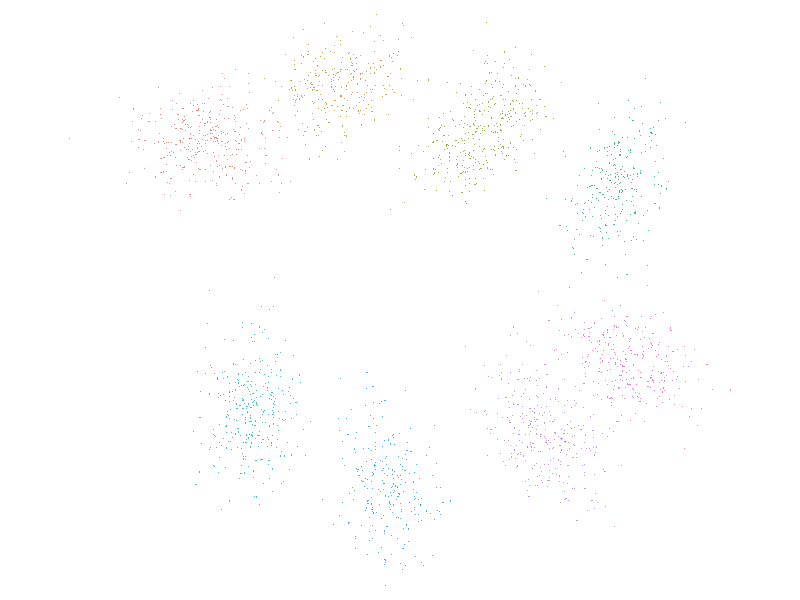
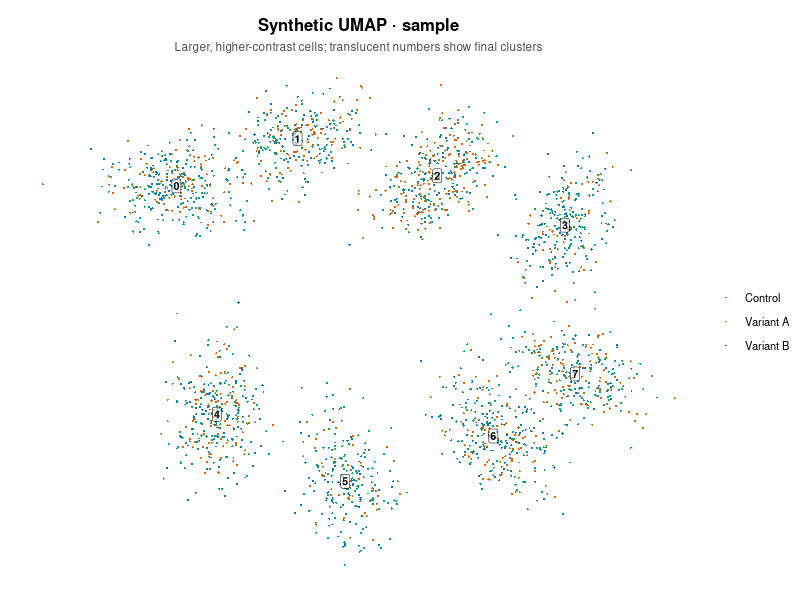
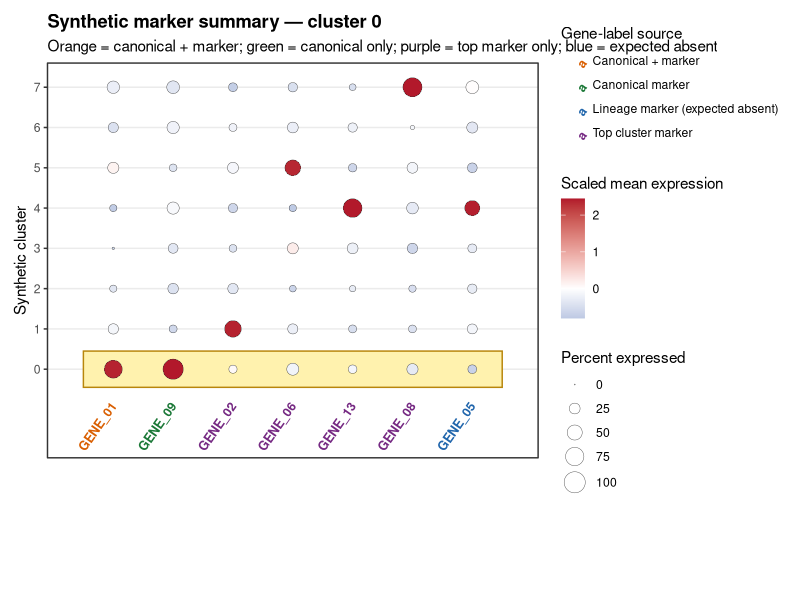
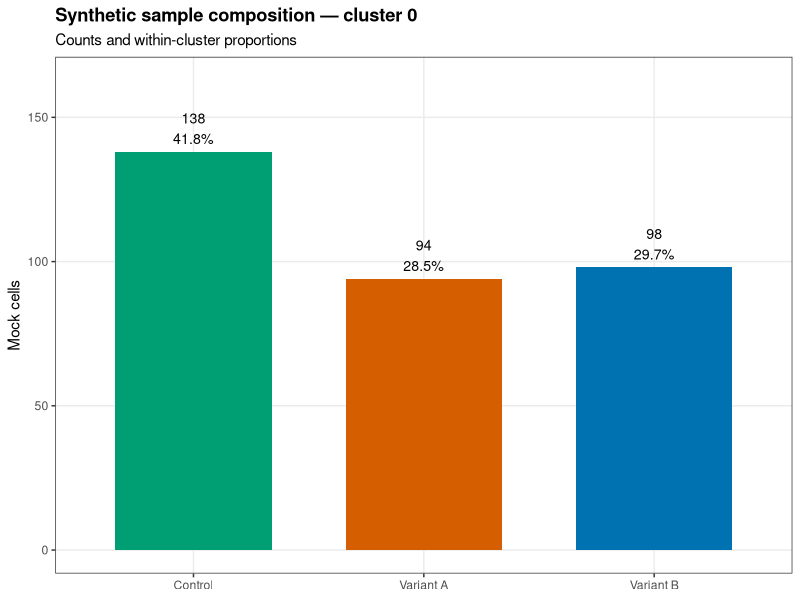
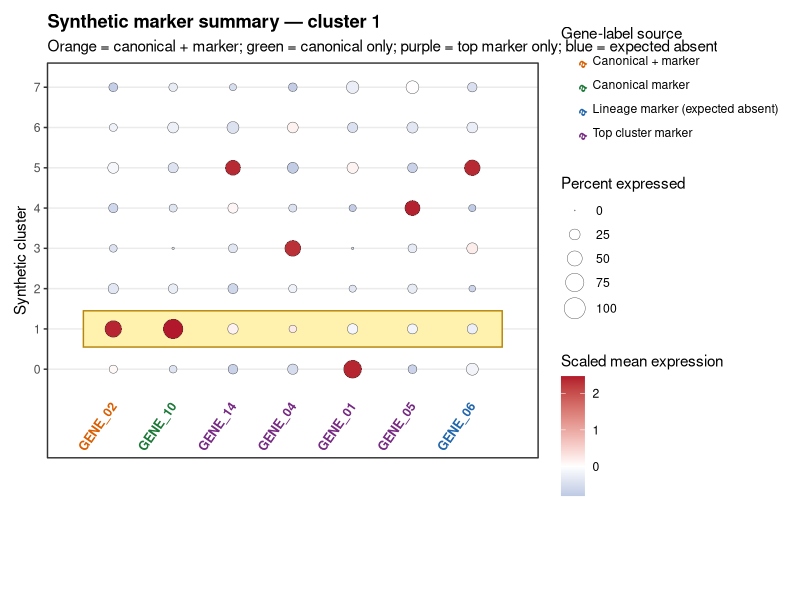
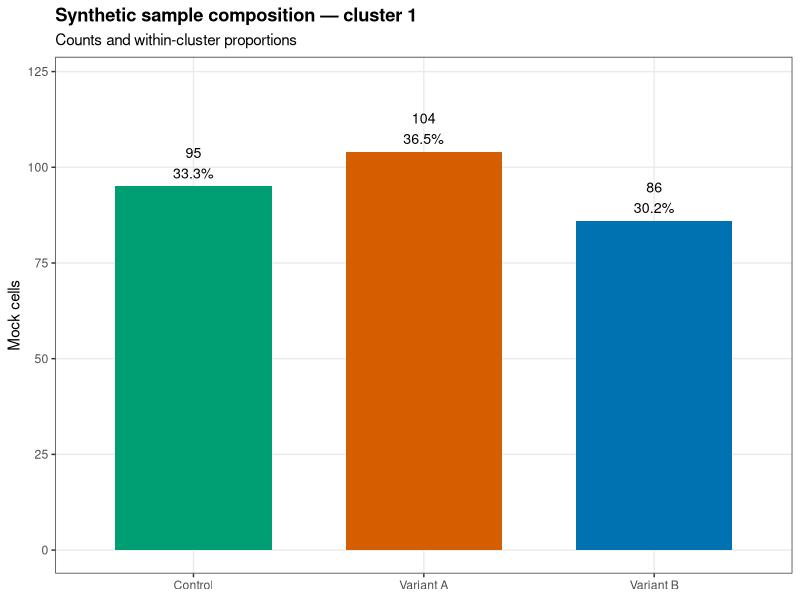
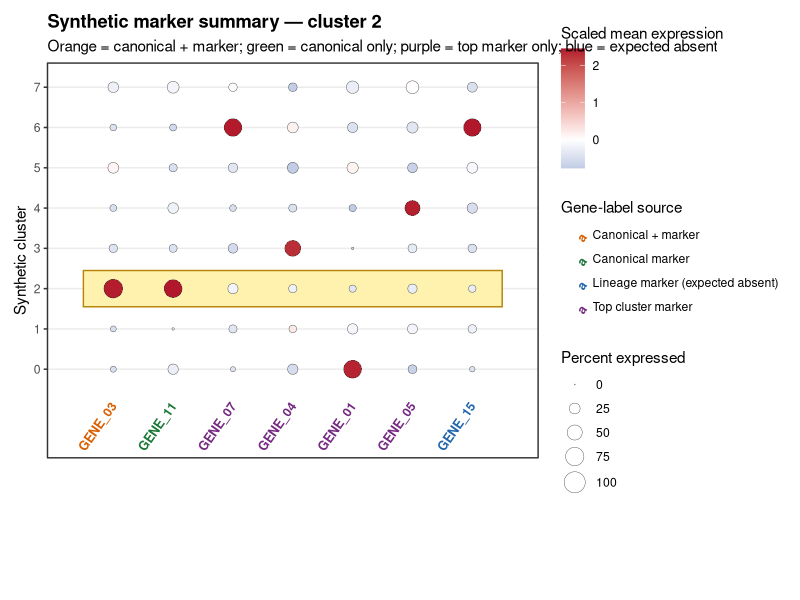
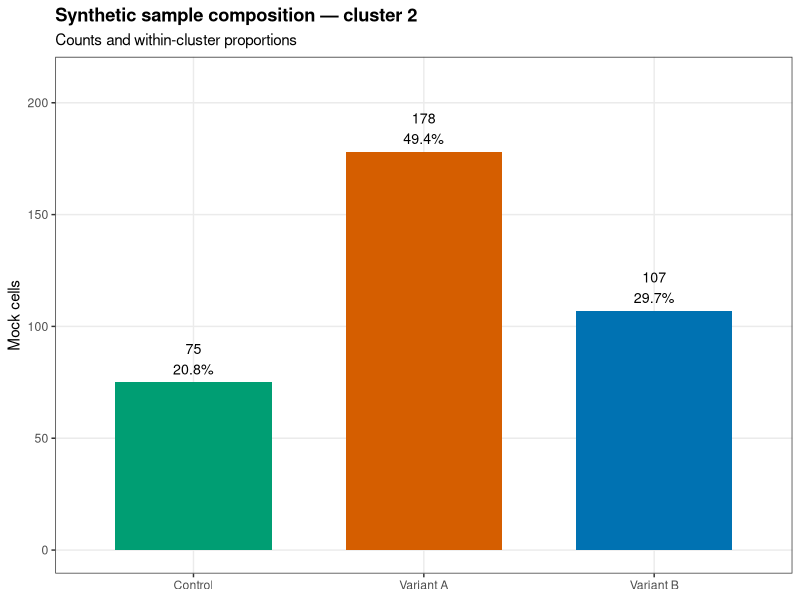

The R script that drew these images, in order: (Note: this script raises an error after producing the figures.)
#!/usr/bin/env Rscript
# Analysis purpose: Generate deterministic synthetic data and figures for the
# reusable interactive cluster-review report template.
# Inputs: none. Outputs: transparent CSV files in data/ and PNG files in figures/.
# Reproducibility: fixed seed 1263; no project expression or DE results are read.

suppressPackageStartupMessages({
  library(ggplot2)
  library(dplyr)
  library(tidyr)
  library(scales)
  library(ggrepel)
})

set.seed(1263)
data_dir <- "data"
figure_dir <- "figures"
dir.create(data_dir, recursive = TRUE, showWarnings = FALSE)
dir.create(figure_dir, recursive = TRUE, showWarnings = FALSE)

cluster_ids <- 0:7
cluster_names <- c(
  "State alpha", "State beta", "State gamma", "State delta",
  "State epsilon", "State zeta", "State eta", "State theta"
)
sample_names <- c("Control", "Variant A", "Variant B")
sample_colors <- c("Control" = "#009E73", "Variant A" = "#D55E00", "Variant B" = "#0072B2")
cluster_centers <- data.frame(
  cluster = cluster_ids,
  x = c(-5.2, -2.0, 1.5, 4.8, -4.1, -0.8, 3.0, 5.2),
  y = c(3.6, 4.9, 4.0, 2.8, -1.8, -3.6, -2.4, -1.0)
)
cluster_sizes <- c(330, 285, 360, 270, 315, 245, 310, 285)
sample_probabilities <- list(
  c(.45, .30, .25), c(.34, .37, .29), c(.25, .48, .27), c(.38, .24, .38),
  c(.31, .32, .37), c(.50, .22, .28), c(.28, .34, .38), c(.36, .41, .23)
)

cells <- bind_rows(lapply(seq_along(cluster_ids), function(i) {
  n <- cluster_sizes[i]
  angle <- (i - 1) * pi / 8
  z1 <- rnorm(n, sd = .86)
  z2 <- rnorm(n, sd = .55)
  data.frame(
    cluster = cluster_ids[i],
    UMAP_1 = cluster_centers$x[i] + cos(angle) * z1 - sin(angle) * z2,
    UMAP_2 = cluster_centers$y[i] + sin(angle) * z1 + cos(angle) * z2,
    sample = sample(sample_names, n, replace = TRUE, prob = sample_probabilities[[i]])
  )
}))
cells$cell_id <- sprintf("mock_cell_%05d", seq_len(nrow(cells)))
cells$batch <- ifelse(cells$sample == "Control", "Batch 1",
                      ifelse(cells$sample == "Variant A", "Batch 2", "Batch 3"))
cells <- cells[, c("cell_id", "UMAP_1", "UMAP_2", "cluster", "sample", "batch")]
write.csv(cells, gzfile(file.path(data_dir, "mock_cells.csv.gz")), row.names = FALSE)

# Use limits with the same aspect ratio as the PNG so normalized centroids align
# exactly with HTML circles laid over the raster image.
image_width <- 8
image_height <- 5.2
target_aspect <- image_width / image_height
xl <- range(cells$UMAP_1)
yl <- range(cells$UMAP_2)
xl <- mean(xl) + (xl - mean(xl)) * 1.05
yl <- mean(yl) + (yl - mean(yl)) * 1.05
if (diff(xl) / diff(yl) > target_aspect) {
  wanted_y <- diff(xl) / target_aspect
  yl <- mean(yl) + c(-.5, .5) * wanted_y
} else {
  wanted_x <- diff(yl) * target_aspect
  xl <- mean(xl) + c(-.5, .5) * wanted_x
}

cluster_colors <- setNames(hue_pal(l = 58, c = 95)(length(cluster_ids)), cluster_ids)
p_umap <- ggplot(cells, aes(UMAP_1, UMAP_2, color = factor(cluster))) +
  geom_point(size = .42, alpha = .72, stroke = 0) +
  scale_color_manual(values = cluster_colors) +
  coord_cartesian(xlim = xl, ylim = yl, expand = FALSE) +
  theme_void() +
  theme(legend.position = "none", plot.margin = margin(0, 0, 0, 0))
ggsave(file.path(figure_dir, "mock_umap.png"), p_umap, width = image_width,
       height = image_height, dpi = 220, bg = "white")

hotspots <- cells |>
  group_by(cluster) |>
  summarise(UMAP_1 = median(UMAP_1), UMAP_2 = median(UMAP_2), cells = n(), .groups = "drop") |>
  mutate(
    pos_x = (UMAP_1 - xl[1]) / diff(xl),
    pos_y = 1 - (UMAP_2 - yl[1]) / diff(yl)
  )
write.csv(hotspots, file.path(data_dir, "cluster_hotspots.csv"), row.names = FALSE)

# Sample-colored companion to the cluster UMAP. Cluster numbers are drawn into
# this image because the interactive HTML circles are hidden outside the
# Clusters tab, matching the production report's orientation aid.
p_umap_sample <- ggplot(cells, aes(UMAP_1, UMAP_2, color = sample)) +
  geom_point(size = .72, alpha = .95, stroke = 0) +
  geom_label(
    data = hotspots,
    aes(x = UMAP_1, y = UMAP_2, label = cluster),
    inherit.aes = FALSE, colour = "black", fill = "white", alpha = .55,
    label.size = .18, label.padding = grid::unit(.12, "lines"),
    fontface = "bold", size = 2.7, show.legend = FALSE
  ) +
  scale_color_manual(values = sample_colors) +
  ggtitle("Synthetic UMAP · sample") +
  labs(
    subtitle = "Larger, higher-contrast cells; translucent numbers show final clusters",
    colour = NULL
  ) +
  theme_void(base_size = 10) +
  theme(
    plot.title = element_text(face = "bold", hjust = .5, size = 12),
    plot.subtitle = element_text(hjust = .5, colour = "grey30", size = 8.5),
    legend.position = "right", legend.text = element_text(size = 8),
    plot.margin = margin(8, 8, 8, 8)
  )
ggsave(
  file.path(figure_dir, "mock_umap_by_sample.png"), p_umap_sample,
  width = 10, height = 6.2, dpi = 200, bg = "white"
)

genes <- sprintf("GENE_%02d", 1:16)
marker_summary <- expand_grid(cluster = cluster_ids, gene = genes) |>
  mutate(
    gene_index = as.integer(sub("GENE_", "", gene)),
    preferred_cluster = (gene_index - 1L) %% length(cluster_ids),
    mean_expression = pmax(0, rlnorm(n(), -1.0, .45) +
      ifelse(cluster == preferred_cluster, runif(n(), 1.2, 2.7), 0)),
    percent_expressing = pmin(100, pmax(1, 8 + 24 * mean_expression + rnorm(n(), 0, 8)))
  ) |>
  group_by(gene) |>
  mutate(
    scaled_mean_expression = as.numeric(scale(mean_expression)),
    scaled_mean_expression = pmax(-2.5, pmin(2.5, scaled_mean_expression))
  ) |>
  ungroup() |>
  select(cluster, gene, mean_expression, scaled_mean_expression, percent_expressing)
write.csv(marker_summary, file.path(data_dir, "marker_summary.csv"), row.names = FALSE)

composition <- cells |>
  count(cluster, sample, name = "cells") |>
  group_by(cluster) |>
  mutate(proportion = cells / sum(cells)) |>
  ungroup()
write.csv(composition, file.path(data_dir, "sample_composition.csv"), row.names = FALSE)

source_colors <- c(
  "Canonical marker" = "#1B7837",
  "Top cluster marker" = "#762A83",
  "Canonical + marker" = "#D95F02",
  "Lineage marker (expected absent)" = "#2166AC"
)
plot_theme <- theme_bw(base_size = 11) +
  theme(panel.grid.minor = element_blank(), plot.title = element_text(face = "bold"))

for (cl in cluster_ids) {
  focal_stats <- marker_summary |>
    filter(cluster == cl) |>
    arrange(desc(mean_expression))
  canonical_genes <- genes[((seq_along(genes) - 1L) %% length(cluster_ids)) == cl]
  top_genes <- focal_stats |>
    filter(!gene %in% canonical_genes) |>
    slice_head(n = 4) |>
    pull(gene)
  exclusion_genes <- genes[((seq_along(genes) - 1L) %% length(cluster_ids)) ==
                             ((cl + 4L) %% length(cluster_ids))]
  selected_genes <- unique(c(canonical_genes, top_genes, exclusion_genes))
  gene_labels <- tibble(
    gene = selected_genes,
    gene_source = case_when(
      gene == canonical_genes[1] ~ "Canonical + marker",
      gene %in% canonical_genes ~ "Canonical marker",
      gene %in% top_genes ~ "Top cluster marker",
      TRUE ~ "Lineage marker (expected absent)"
    ),
    x = seq_along(selected_genes),
    y = 0.15
  )
  marker_plot_data <- marker_summary |>
    filter(gene %in% selected_genes) |>
    mutate(
      x = match(gene, selected_genes),
      y = match(cluster, cluster_ids)
    )
  target_y <- match(cl, cluster_ids)
  p_marker <- ggplot(marker_plot_data, aes(x, y)) +
    annotate(
      "rect", xmin = 0.5, xmax = length(selected_genes) + 0.5,
      ymin = target_y - 0.45, ymax = target_y + 0.45,
      fill = "#FFF2AE", colour = "#B8860B", linewidth = 0.5
    ) +
    geom_point(
      aes(size = percent_expressing, fill = scaled_mean_expression),
      shape = 21, colour = "grey20", stroke = 0.2
    ) +
    geom_text(
      data = gene_labels,
      aes(x = x, y = y, label = gene, colour = gene_source),
      inherit.aes = FALSE, angle = 55, hjust = 1, vjust = 0.5,
      size = 3.2, fontface = "bold"
    ) +
    scale_x_continuous(
      breaks = seq_along(selected_genes), labels = NULL,
      expand = expansion(add = c(0.6, 0.6))
    ) +
    scale_y_continuous(
      breaks = seq_along(cluster_ids), labels = cluster_ids,
      limits = c(-1.2, length(cluster_ids) + 0.6), expand = c(0, 0)
    ) +
    scale_size_continuous(
      name = "Percent expressed", range = c(0, 7), limits = c(0, 100)
    ) +
    scale_fill_gradient2(
      name = "Scaled mean expression", low = "#2166AC", mid = "white",
      high = "#B2182B", midpoint = 0
    ) +
    scale_colour_manual(
      name = "Gene-label source", values = source_colors, drop = FALSE
    ) +
    labs(title = paste("Synthetic marker summary — cluster", cl),
         subtitle = paste(
           "Orange = canonical + marker; green = canonical only;",
           "purple = top marker only; blue = expected absent"
         ),
         x = NULL, y = "Synthetic cluster") +
    coord_cartesian(clip = "off") +
    plot_theme +
    theme(
      axis.ticks.x = element_blank(), panel.grid.major.x = element_blank(),
      plot.margin = margin(10, 10, 100, 10), legend.position = "right"
    )
  ggsave(file.path(figure_dir, sprintf("cluster_%02d_marker_dotplot.png", cl)),
         p_marker, width = 10, height = 6.6, dpi = 170, bg = "white")

  comp <- composition |> filter(cluster == cl)
  p_comp <- ggplot(comp, aes(sample, cells, fill = sample)) +
    geom_col(width = .68) +
    geom_text(aes(label = paste0(cells, "\n", percent(proportion, accuracy = .1))),
              vjust = -.25, size = 3.6) +
    scale_fill_manual(values = sample_colors, guide = "none") +
    expand_limits(y = max(comp$cells) * 1.18) +
    labs(title = paste("Synthetic sample composition — cluster", cl),
         subtitle = "Counts and within-cluster proportions", x = NULL, y = "Mock cells") +
    plot_theme
  ggsave(file.path(figure_dir, sprintf("cluster_%02d_sample_composition.png", cl)),
         p_comp, width = 8, height = 5.4, dpi = 170, bg = "white")
}

de_genes <- sprintf("MOCK_GENE_%03d", 1:700)
comparisons <- c("Variant A vs Control", "Variant B vs Control", "Variant A vs Variant B")
de_results <- bind_rows(lapply(cluster_ids, function(cl) {
  bind_rows(lapply(seq_along(comparisons), function(j) {
    n <- length(de_genes)
    signal <- rep(0, n)
    signal[seq(15 + 5 * j, 55 + 5 * j)] <- rnorm(41, 1.7 - .1 * j, .45)
    signal[seq(90 + 4 * cl, 125 + 4 * cl)] <- rnorm(36, -1.6 + .05 * j, .40)
    logfc <- rnorm(n, 0, .38) + signal
    pct_1 <- plogis(rnorm(n, -1.1 + .25 * abs(logfc), .9))
    pct_2 <- plogis(rnorm(n, -1.1, .9))
    raw_p <- pmin(1, 2 * pnorm(-abs(logfc) / runif(n, .18, .55)))
    padj <- p.adjust(raw_p, method = "BH")
    data.frame(
      cluster = cl, comparison = comparisons[j], gene = de_genes,
      avg_log2FC = logfc, p_val_adj = padj,
      pct_1 = pct_1, pct_2 = pct_2,
      pct_difference = pct_1 - pct_2
    )
  }))
}))
de_results <- de_results |>
  mutate(
    significant = p_val_adj < .01 & abs(avg_log2FC) >= 1,
    prevalence_significant = significant & abs(pct_difference) >= .15 &
      pmax(pct_1, pct_2) >= .10,
    direction = case_when(
      significant & avg_log2FC > 0 ~ "Higher in first group",
      significant & avg_log2FC < 0 ~ "Higher in second group",
      TRUE ~ "Below threshold"
    )
  )
write.csv(de_results, gzfile(file.path(data_dir, "de_results.csv.gz")), row.names = FALSE)

de_colors <- c("Higher in first group" = "#D55E00",
               "Higher in second group" = "#0072B2",
               "Below threshold" = "#C4C7CC")
volcano_theme <- theme_minimal(base_size = 11) +
  theme(panel.grid.minor = element_blank(), plot.title = element_text(face = "bold"),
        legend.position = "top")

label_top <- function(dat, flag, n = 10) {
  dat |> filter(.data[[flag]]) |>
    arrange(p_val_adj, desc(abs(avg_log2FC))) |>
    slice_head(n = n)
}

for (cl in cluster_ids) {
  standard <- de_results |> filter(cluster == cl, comparison == comparisons[1])
  labels <- label_top(standard, "significant")
  p_standard <- ggplot(standard, aes(avg_log2FC, -log10(pmax(p_val_adj, 1e-300)))) +
    geom_point(aes(color = direction), size = 1.45, alpha = .78) +
    geom_text_repel(data = labels, aes(label = gene), size = 3, max.overlaps = Inf) +
    scale_color_manual(values = de_colors) +
    geom_vline(xintercept = c(-1, 1), linetype = 2, color = "grey45") +
    geom_hline(yintercept = 2, linetype = 2, color = "grey45") +
    labs(title = paste("Standard volcano — cluster", cl),
         subtitle = comparisons[1], x = "Synthetic log2 fold change",
         y = "-log10 adjusted p-value", color = NULL) + volcano_theme
  ggsave(file.path(figure_dir, sprintf("cluster_%02d_standard_volcano.png", cl)),
         p_standard, width = 9, height = 6, dpi = 180, bg = "white")

  prevalence <- standard |>
    mutate(prevalence_class = case_when(
      prevalence_significant & avg_log2FC > 0 ~ "Higher in first group",
      prevalence_significant & avg_log2FC < 0 ~ "Higher in second group",
      TRUE ~ "Below prevalence threshold"
    ))
  prevalence_labels <- label_top(prevalence, "prevalence_significant")
  p_prevalence <- ggplot() +
    geom_point(data = filter(prevalence, !prevalence_significant),
               aes(avg_log2FC, -log10(pmax(p_val_adj, 1e-300))),
               color = "#C9CCD2", size = .65, alpha = .48) +
    geom_point(data = filter(prevalence, prevalence_significant),
               aes(avg_log2FC, -log10(pmax(p_val_adj, 1e-300)),
                   color = prevalence_class, size = abs(pct_difference)), alpha = .88) +
    geom_text_repel(data = prevalence_labels,
                    aes(avg_log2FC, -log10(pmax(p_val_adj, 1e-300)), label = gene),
                    size = 3, max.overlaps = Inf) +
    scale_color_manual(values = de_colors[1:2]) +
    scale_size(range = c(1.5, 5.5), name = "|Detection-fraction difference|") +
    labs(title = paste("Prevalence-aware volcano — cluster", cl),
         subtitle = "Grey points are fixed-size background; highlighted points also pass prevalence filters",
         x = "Synthetic log2 fold change", y = "-log10 adjusted p-value", color = NULL) +
    volcano_theme
  ggsave(file.path(figure_dir, sprintf("cluster_%02d_prevalence_volcano.png", cl)),
         p_prevalence, width = 9, height = 6, dpi = 180, bg = "white")

  direct <- de_results |> filter(cluster == cl, comparison == comparisons[3])
  direct_labels <- label_top(direct, "significant")
  p_direct <- ggplot(direct, aes(avg_log2FC, -log10(pmax(p_val_adj, 1e-300)))) +
    geom_point(aes(color = direction), size = 1.5, alpha = .80) +
    geom_text_repel(data = direct_labels, aes(label = gene), size = 3, max.overlaps = Inf) +
    scale_color_manual(values = de_colors) +
    geom_vline(xintercept = c(-1, 1), linetype = 2, color = "grey45") +
    geom_hline(yintercept = 2, linetype = 2, color = "grey45") +
    labs(title = paste("Direct variant contrast — cluster", cl),
         subtitle = comparisons[3], x = "Synthetic log2 fold change",
         y = "-log10 adjusted p-value", color = NULL) + volcano_theme
  ggsave(file.path(figure_dir, sprintf("cluster_%02d_direct_contrast.png", cl)),
         p_direct, width = 9, height = 6, dpi = 180, bg = "white")
}

message("Synthetic template data and figures generated")
